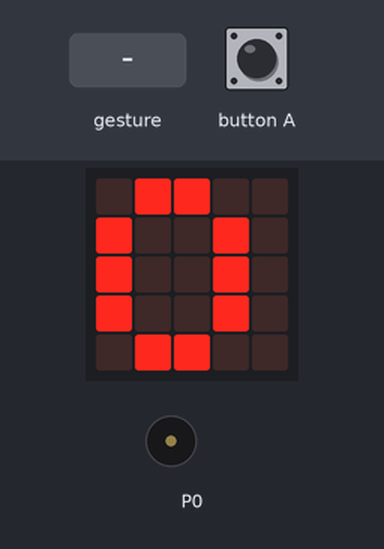
The program below on a simulated BBC micro:bit (MakeCode). Shown: the board's 5×5 LED display, buzzer (waves = sounding). Inputs (shaded band) come from the test bench. A tilt is held for 1.5 s and a shake lasts 1 s, then the board lies face up again.

Above: at 1.2 s.
1.3 s: gesture 'shake'
At 1.75 s:
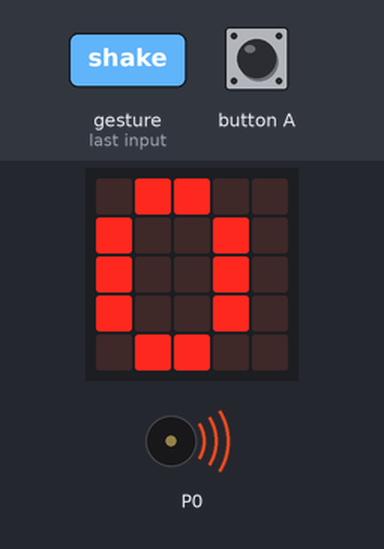
At 3.1 s:
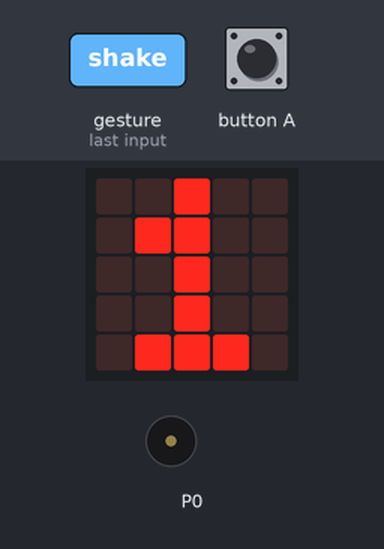
Timing chart, 0 to 4.6 s (numbered marks = the images above; inputs shaded):
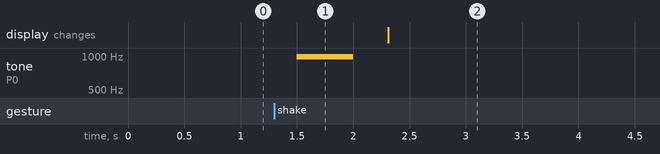

Measured:
- after the input at 1.3 s, tone on P0: silent → 988 Hz after 0.20 s, → silent 0.50 s later

The program:

main.ts
```typescript
input.onButtonPressed(Button.A, function () {
    Pasos = 0
})
input.onGesture(Gesture.Shake, function () {
    music.play(music.tonePlayable(988, music.beat(BeatFraction.Whole)), music.PlaybackMode.UntilDone)
    Pasos += 1
})
let Pasos = 0
Pasos = 0
basic.forever(function () {
    basic.showNumber(Pasos)
})
```

test.ts
```typescript
// aquí va el archivo "tests"; esto no se compilará cuando este paquete se utilice como una extensión.
```
